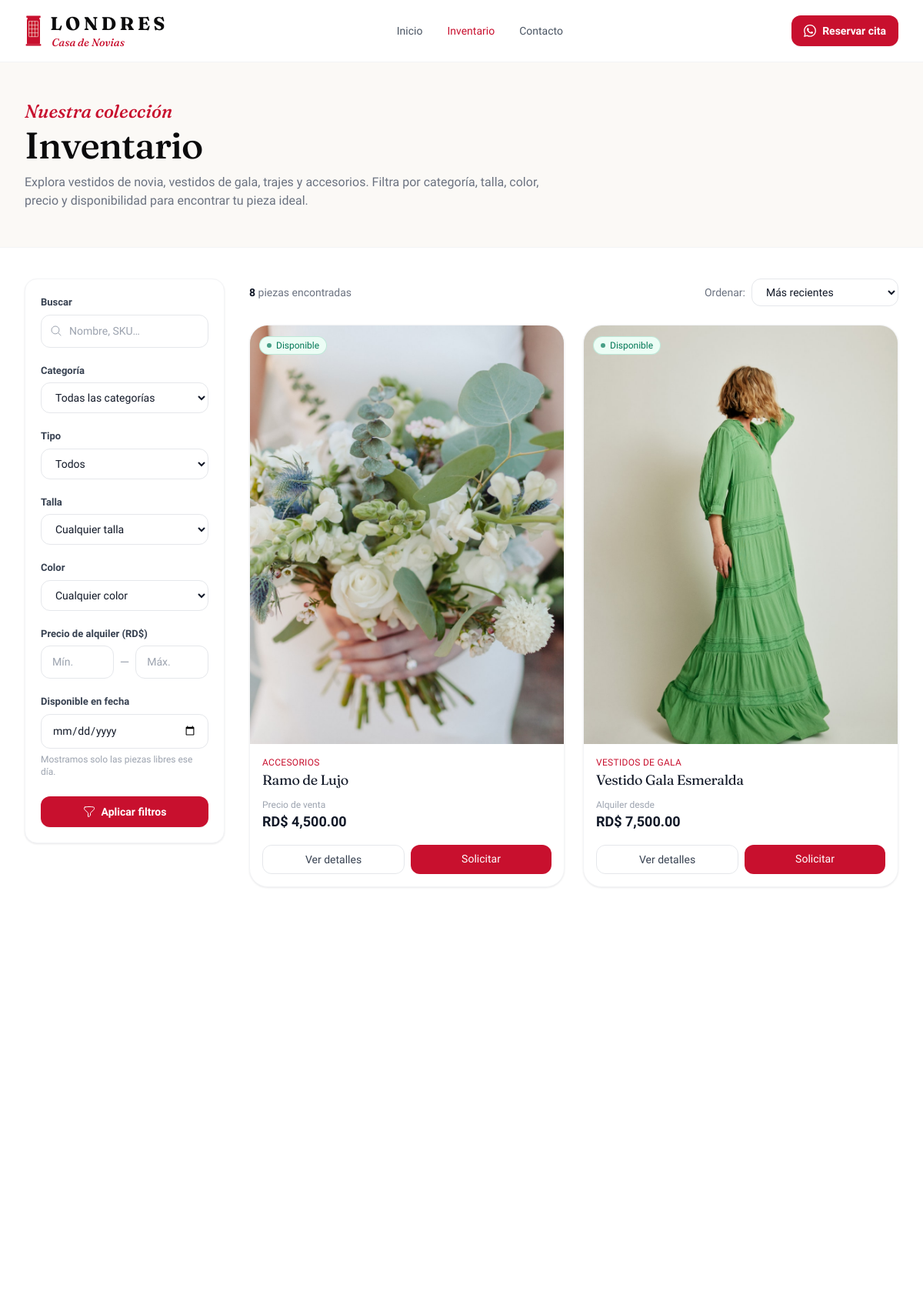
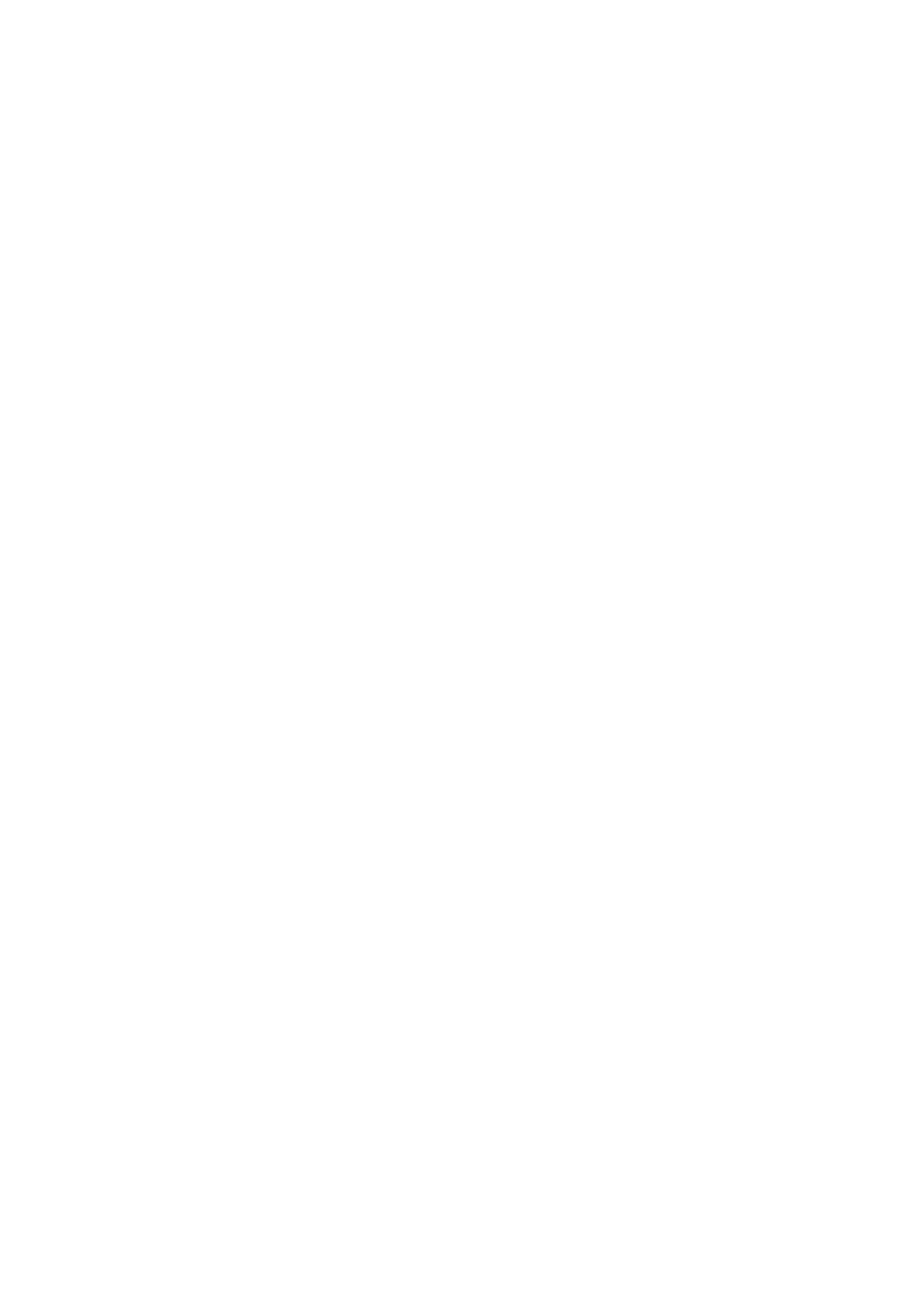
The app's page /inventario.php (upper part) with its own data (2 pictures, top to bottom).
### tables this page shows
CREATE TABLE `business_settings` (
    `id`                         INT UNSIGNED NOT NULL AUTO_INCREMENT,
    `business_name`              VARCHAR(150) NOT NULL DEFAULT 'LONDRES Casa de Novias',
    `logo`                       VARCHAR(255) NULL,
    `phone`                      VARCHAR(40)  NULL,
    `whatsapp`                   VARCHAR(40)  NULL,
    `email`                      VARCHAR(150) NULL,
    `address`                    VARCHAR(255) NULL,
    `instagram`                  VARCHAR(120) NULL,
    `opening_hours`              VARCHAR(255) NULL,
    `rental_policy`              TEXT NULL,
    `return_policy`              TEXT NULL,
    `initial_payment_percentage` DECIMAL(5,2) NOT NULL DEFAULT 50.00,
    `currency`                   VARCHAR(10)  NOT NULL DEFAULT 'RD$',
    `tax_percentage`             DECIMAL(5,2) NOT NULL DEFAULT 0.00,
    `late_fee_per_day`           DECIMAL(12,2) NOT NULL DEFAULT 500.00,
    `late_fee_workweek`          ENUM('mon_fri','mon_sat') NOT NULL DEFAULT 'mon_fri',
    `invoice_prefix`             VARCHAR(20)  NOT NULL DEFAULT 'FAC',
    `barcode_prefix`             VARCHAR(6)   NOT NULL DEFAULT 'LCN',
    `primary_color`              VARCHAR(20)  NOT NULL DEFAULT '#C8102E',
    `created_at`                 TIMESTAMP NOT NULL DEFAULT CURRENT_TIMESTAMP,
    `updated_at`                 TIMESTAMP NOT NULL DEFAULT CURRENT_TIMESTAMP ON UPDATE CURRENT_TIMESTAMP,
    PRIMARY KEY (`id`)
);

CREATE TABLE `products` (
    `id`                INT UNSIGNED NOT NULL AUTO_INCREMENT,
    `category_id`       INT UNSIGNED NULL,
    `name`              VARCHAR(160) NOT NULL,
    `slug`              VARCHAR(180) NOT NULL,
    `sku`               VARCHAR(60)  NULL,
    `barcode`           VARCHAR(48)  NULL,
    `type`              ENUM('rental','sale','both') NOT NULL DEFAULT 'rental',
    `is_complement`     TINYINT(1) NOT NULL DEFAULT 0,
    `description`       TEXT NULL,
    `internal_notes`    TEXT NULL,
    `rental_price`      DECIMAL(12,2) NOT NULL DEFAULT 0.00,
    `sale_price`        DECIMAL(12,2) NULL,
    `cost_price`        DECIMAL(12,2) NULL,
    `deposit_amount`    DECIMAL(12,2) NOT NULL DEFAULT 0.00,
    `size`              VARCHAR(40) NULL,
    `color`             VARCHAR(60) NULL,
    `material`          VARCHAR(80) NULL,
    `condition_status`  ENUM('new','excellent','good','repair','out_of_service') NOT NULL DEFAULT 'excellent',
    `commercial_status` ENUM('available','reserved','rented','sold','unavailable','maintenance') NOT NULL DEFAULT 'available',
    `is_unique`         TINYINT(1) NOT NULL DEFAULT 1,
    `quantity`          INT NOT NULL DEFAULT 1,
    `main_image`        VARCHAR(255) NULL,
    `featured`          TINYINT(1) NOT NULL DEFAULT 0,
    `status`            ENUM('active','inactive') NOT NULL DEFAULT 'active',
    `created_by`        INT UNSIGNED NULL,
    `created_at`        TIMESTAMP NOT NULL DEFAULT CURRENT_TIMESTAMP,
    `updated_at`        TIMESTAMP NOT NULL DEFAULT CURRENT_TIMESTAMP ON UPDATE CURRENT_TIMESTAMP,
    PRIMARY KEY (`id`),
    UNIQUE KEY `uq_products_slug` (`slug`),
    UNIQUE KEY `uq_products_barcode` (`barcode`),
    KEY `idx_products_category` (`category_id`),
    KEY `idx_products_status` (`commercial_status`, `status`),
    KEY `idx_products_featured` (`featured`),
    CONSTRAINT `fk_products_category` FOREIGN KEY (`category_id`) REFERENCES `categories`(`id`) ON DELETE SET NULL,
    CONSTRAINT `fk_products_user` FOREIGN KEY (`created_by`) REFERENCES `users`(`id`) ON DELETE SET NULL
);

CREATE TABLE `categories` (
    `id`          INT UNSIGNED NOT NULL AUTO_INCREMENT,
    `name`        VARCHAR(100) NOT NULL,
    `slug`        VARCHAR(120) NOT NULL,
    `description` VARCHAR(255) NULL,
    `image`       VARCHAR(255) NULL,
    `status`      ENUM('active','inactive') NOT NULL DEFAULT 'active',
    `created_at`  TIMESTAMP NOT NULL DEFAULT CURRENT_TIMESTAMP,
    `updated_at`  TIMESTAMP NOT NULL DEFAULT CURRENT_TIMESTAMP ON UPDATE CURRENT_TIMESTAMP,
    PRIMARY KEY (`id`),
    UNIQUE KEY `uq_categories_slug` (`slug`)
);

### app/helpers/ui.php (the view, shortened to what the rows shown need)
<?php
function icon(string $name, string $class = 'w-5 h-5'): string
{
    static $icons = null;
    [$mode, $inner] = $icons[$name] ?? $icons['square'];
    if ($mode === 'f') {
        return '<svg class="' . e($class) . '" viewBox="0 0 24 24" fill="currentColor" aria-hidden="true">' . $inner . '</svg>';
    }
    return '<svg class="' . e($class) . '" viewBox="0 0 24 24" fill="none" stroke="currentColor" stroke-width="1.5" stroke-linecap="round" stroke-linejoin="round" aria-hidden="true">' . $inner . '</svg>';
}
function status_badge(?string $status, string $group = 'commercial'): string
{
    $colors = [
        'emerald' => 'bg-emerald-50 text-emerald-700 ring-emerald-600/20',
        'sky'     => 'bg-sky-50 text-sky-700 ring-sky-600/20',
        'amber'   => 'bg-amber-50 text-amber-700 ring-amber-600/20',
        'violet'  => 'bg-violet-50 text-violet-700 ring-violet-600/20',
        'indigo'  => 'bg-indigo-50 text-indigo-700 ring-indigo-600/20',
        'yellow'  => 'bg-yellow-50 text-yellow-700 ring-yellow-600/20',
        'rose'    => 'bg-rose-50 text-rose-700 ring-rose-600/20',
        'red'     => 'bg-red-50 text-red-700 ring-red-600/20',
        'gray'    => 'bg-gray-100 text-gray-600 ring-gray-500/20',
    ];
    $map = $maps[$group] ?? $maps['generic'];
    [$label, $color] = $map[$status] ?? [ucfirst((string) $status), 'gray'];
    $cls = $colors[$color] ?? $colors['gray'];
    return '<span class="inline-flex items-center gap-1.5 rounded-full px-2.5 py-1 text-xs font-medium ring-1 ring-inset ' . $cls . '">'
         . '<span class="h-1.5 w-1.5 rounded-full bg-current opacity-70"></span>' . e($label) . '</span>';
}
function product_card(array $p): string
{
    $img    = upload_url($p['main_image'] ?? null);
    $name   = e($p['name'] ?? '');
    $cat    = e($p['category_name'] ?? 'General');
    $slug   = e($p['slug'] ?? '');
    $status = $p['commercial_status'] ?? 'available';
    $detail = pub_url('producto.php?slug=' . $slug);
    $type   = $p['type'] ?? 'rental';
    $rental = (in_array($type, ['rental', 'both'], true) && (float) ($p['rental_price'] ?? 0) > 0)
        ? money($p['rental_price'])
        : null;
    $sale   = (in_array($type, ['sale', 'both'], true) && (float) ($p['sale_price'] ?? 0) > 0)
        ? money($p['sale_price'])
        : null;
    $disabled = in_array($status, ['rented', 'sold', 'unavailable'], true);
    $html  = '<article data-reveal class="group relative flex flex-col overflow-hidden rounded-3xl border border-gray-100 bg-white shadow-soft transition duration-300 hover:-translate-y-1 hover:shadow-card">';
    $html .= '<a href="' . $detail . '" class="relative block aspect-[3/4] overflow-hidden bg-gray-100">';
    $html .= '<img src="' . e($img) . '" alt="' . $name . '" loading="lazy" class="h-full w-full object-cover transition duration-500 group-hover:scale-105">';
    $html .= '<span class="absolute left-3 top-3">' . status_badge($status, 'commercial') . '</span>';
    if (!empty($p['featured'])) {
        $html .= '<span class="absolute right-3 top-3 inline-flex items-center gap-1 rounded-full bg-brand-dark/80 px-2.5 py-1 text-xs font-medium text-brand-gold backdrop-blur">' . icon('sparkles', 'w-3.5 h-3.5') . 'Destacado</span>';
    }
    $html .= '</a>';
    $html .= '<div class="flex flex-1 flex-col p-4">';
    $html .= '<p class="text-xs font-medium uppercase tracking-wide text-brand-red">' . $cat . '</p>';
    $html .= '<h3 class="mt-1 font-serif text-lg leading-tight text-gray-900"><a href="' . $detail . '" class="hover:text-brand-red">' . $name . '</a></h3>';
    $html .= '<div class="mt-3 flex items-end justify-between">';
    $html .= '<div>';
    if ($rental) {
        $html .= '<p class="text-xs text-gray-400">Alquiler desde</p><p class="text-lg font-semibold text-gray-900">' . e($rental) . '</p>';
    } elseif ($sale) {
        $html .= '<p class="text-xs text-gray-400">Precio de venta</p><p class="text-lg font-semibold text-gray-900">' . e($sale) . '</p>';
    } else {
        $html .= '<p class="text-xs text-gray-400">Precio</p><p class="text-base font-semibold text-gray-500">Consultar</p>';
    }
    if ($rental && $sale) $html .= '<p class="mt-0.5 text-xs text-gray-400">Venta ' . e($sale) . '</p>';
    $html .= '</div></div>';
    $html .= '<div class="mt-4 flex gap-2">';
    $html .= '<a href="' . $detail . '" class="flex-1 rounded-xl border border-gray-200 px-3 py-2 text-center text-sm font-medium text-gray-700 transition hover:border-gray-300 hover:bg-gray-50">Ver detalles</a>';
    if (!$disabled) {
        $html .= '<a href="' . pub_url('solicitud-alquiler.php?product=' . (int) ($p['id'] ?? 0)) . '" class="flex-1 rounded-xl bg-brand-red px-3 py-2 text-center text-sm font-medium text-white transition hover:bg-red-700">Solicitar</a>';
    } else {
        $html .= '<span class="flex-1 rounded-xl bg-gray-100 px-3 py-2 text-center text-sm font-medium text-gray-400">No disponible</span>';
    }
    $html .= '</div></div></article>';
    return $html;
}

### public/inventario.php (shortened to what the rows shown need)
<?php
$sort     = get_param('sort', 'recientes');
$priceMin = get_param('price_min');
$priceMax = get_param('price_max');
$where  = ["p.status = 'active'"];
$params = [];
$whereSql = implode(' AND ', $where);
$orderMap = [
    'recientes'   => 'p.created_at DESC, p.id DESC',
    'precio_asc'  => 'p.rental_price ASC, p.id DESC',
    'precio_desc' => 'p.rental_price DESC, p.id DESC',
    'destacados'  => 'p.featured DESC, p.created_at DESC',
];
$orderSql = $orderMap[$sort] ?? $orderMap['recientes'];
$total = (int) db_value("SELECT COUNT(*) FROM products p WHERE $whereSql", $params);
$pg    = paginate($total, 12);
$limit  = (int) $pg['perPage'];
$offset = (int) $pg['offset'];
$products = db_all(
    "SELECT p.*, c.name AS category_name
     FROM products p
     LEFT JOIN categories c ON c.id = p.category_id
     WHERE $whereSql
     ORDER BY $orderSql
     LIMIT $limit OFFSET $offset",
    $params
);
require LCN_ROOT . '/app/views/layouts/public_header.php';
?>
<section class="border-b border-gray-100 bg-brand-cream/50">
    <div class="mx-auto max-w-7xl px-4 py-12 sm:px-6 lg:px-8">
        <h1 class="mt-1 font-display text-4xl font-medium text-brand-dark sm:text-5xl">Inventario</h1>
    </div>
</section>
<div class="mx-auto max-w-7xl px-4 py-10 sm:px-6 lg:px-8">
    <div class="lg:grid lg:grid-cols-12 lg:gap-8">
        <aside class="lg:col-span-3">
            <form method="get" action="<?= pub_url('inventario.php') ?>"
                  class="hidden rounded-2xl border border-gray-100 bg-white p-5 shadow-soft lg:block">
                <?php require __DIR__ . '/_inventario_filtros.php'; ?>
            </form>
        </aside>
        <section class="mt-2 lg:col-span-9 lg:mt-0">
            <?php if ($products): ?>
                <div class="grid grid-cols-1 gap-6 sm:grid-cols-2 xl:grid-cols-3">
                    <?php foreach ($products as $p): ?>
                        <?= product_card($p) ?>
                    <?php endforeach; ?>
                </div>
            <?php endif; ?>
        </section>
    </div>
</div>
            <?php require __DIR__ . '/_inventario_filtros.php'; ?>
<?php require LCN_ROOT . '/app/views/layouts/public_footer.php'; ?>

### public/_inventario_filtros.php (shortened to what the rows shown need)
<div class="mb-5">
    <label class="lcn-label">Precio de alquiler (<?= e(setting('currency', 'RD$')) ?>)</label>
    <div class="flex items-center gap-2">
        <input type="number" name="price_min" value="<?= e($priceMin) ?>" min="0" step="100" placeholder="Mín." class="lcn-input">
        <span class="text-gray-400">—</span>
        <input type="number" name="price_max" value="<?= e($priceMax) ?>" min="0" step="100" placeholder="Máx." class="lcn-input">
    </div>
</div>

### records on screen
business_settings: currency "RD$"
products: main_image (picture), label "Disponible", category.name "ACCESORIOS", name "Ramo de Lujo", sale "RD$ 4,500.00"
products: main_image (picture), label "Disponible", category.name "VESTIDOS DE GALA", name "Vestido Gala Esmeralda", rental "RD$ 7,500.00"

### other values on screen
$label "Inicio"
$label "Inventario"
$label "Contacto"
$total "8"
form field sort "Más recientes"
